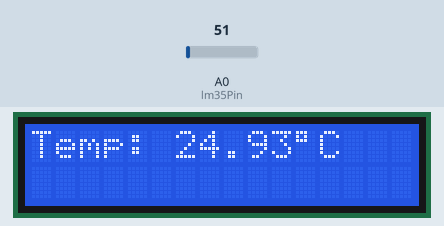
Bench run of a sketch on a simulated Arduino Uno, built with avr-gcc and run on an emulated ATmega328P. Parts: 16×2 character LCD. The test bench sets the inputs (shaded band); at power-on: A0 (lm35Pin) = 51.

Above: at 1.2 s.
1.3 s: A0 (lm35Pin) set to 61
At 2.9 s:
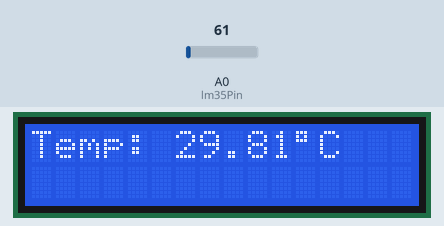
3.5 s: A0 (lm35Pin) set to 71
At 4.6 s:
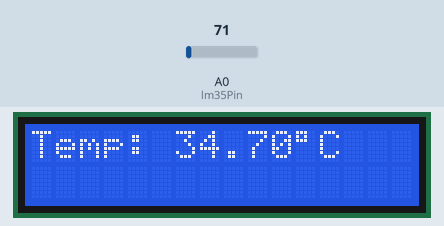
5.5 s: A0 (lm35Pin) set to 86
At 7.5 s:
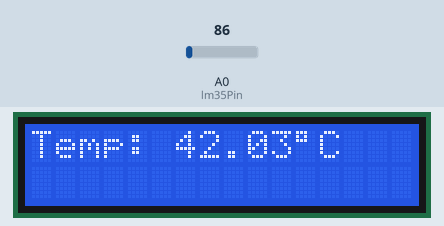
Timing chart, 0 to 9.0 s (numbered marks = the images above; inputs shaded):
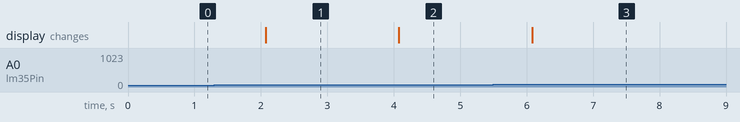

The sketch:

LM35_Sensor.ino
```cpp
#include <LiquidCrystal.h>
// LCD pins: RS, EN, D4, D5, D6, D7
LiquidCrystal lcd(7, 8, 9, 10, 11, 12);

const int lm35Pin = A0; // LM35 analog output connected to A0

void setup() {
  lcd.begin(16, 2);           // Initialize LCD
  analogReference(DEFAULT);   // Use 5V reference
}

void loop() {
  int adcValue = analogRead(lm35Pin);      // Read analog value (0–1023)
  float voltage = adcValue * (5.0 / 1023);  // Convert to voltage
  float tempC = voltage * 100.0;           // Convert to Celsius (10mV per °C)

  lcd.setCursor(0, 0);
  lcd.print("Temp: ");
  lcd.print(tempC, 2); // Show 2 decimal places
  lcd.print((char)223); // Degree symbol
  lcd.print("C   "); // Space to clear residue

  delay(1000); // Wait 1 second
}
```

Measured:
- after the input at 1.3 s, the display: changes after 0.77 s (image 1)
- after the input at 3.5 s, the display: changes after 0.58 s (image 2)
- after the input at 5.5 s, the display: changes after 0.58 s (image 3)
